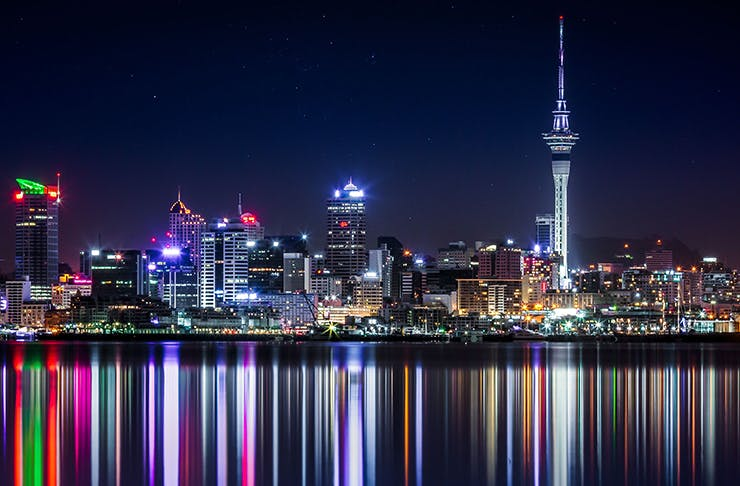
#> input picture 03. Histograms, transformations and Bitwise ops/img/night2.jpg, 740 x 486 px, found by its file name
$ jupyter execute --allow-errors Kernels_cv.ipynb   (shell and % lines are left out)
#> lines starting #> are read from the running program, lines starting #| are printed output that depends on the picture; after the words box and inside, x2 and y2 are one past the last pixel; in counts of white or black regions, pixels touching at a corner belong together
# Computer Vision Kernels

## Import Statements

[cell 1]
import cv2
import numpy as np
import matplotlib.pyplot as plt

## Blur

[cell 2]
# Load one or more images to practive with
image = r"C:\Users\oolus\OneDrive\Desktop\pic\water.jpg"
img = cv2.imread(image)
#> (the rest of this cell did not finish here and is left out)

[cell 3]
# Create a blur kernel with numpy of size (3,3)
IMG_kernel= np.ones((9,9),np.float32)/ 81

[Hint](# "All values should sum up to 1 with the highest value in the center of the kernel, all values are positive.")

#> (a cell that did not finish here is left out)

[cell 5]
# Repeat the operations but with kernels of size (5,5) and (7,7) what is the difference?

[cell 6]
# Create a new copy of the original image and apply a GaussianBlur

[Hint](# "cv2.GaussianBlur")

[cell 7]
# Experiment with cv2.blur

[cell 8]
# Experiment with cv2.medianBlur

[cell 9]
# Experiment with cv2.bilateralFilter

## Sharpening

[cell 10]
# Create a 3 by 3 sharpening kernel with
shap_kernel = np.ones((3,3), np.float32)* -1
shap_kernel[1,1] = 9
shap_kernel

[Hint](# "All values should sum up to 1 with the highest value in the center of the kernel.")

[cell 11]
# Create a copy of the imagre and apply the kernel to the image unsing cv2.filter2D and display the filtered image
Image = r"C:\Users\oolus\OneDrive\Documents\GitHub\comp_vision\03. Histograms, transformations and Bitwise ops\img\night2.jpg"
Image = cv2.imread(Image)
#> Image is the input picture: shape (486, 740, 3); mean B, G, R 72.7, 47.7, 48
image = cv2.cvtColor(Image, cv2.COLOR_BGR2RGB)
img= image.copy()
IMG_shape = cv2.filter2D(img, -1,shap_kernel)
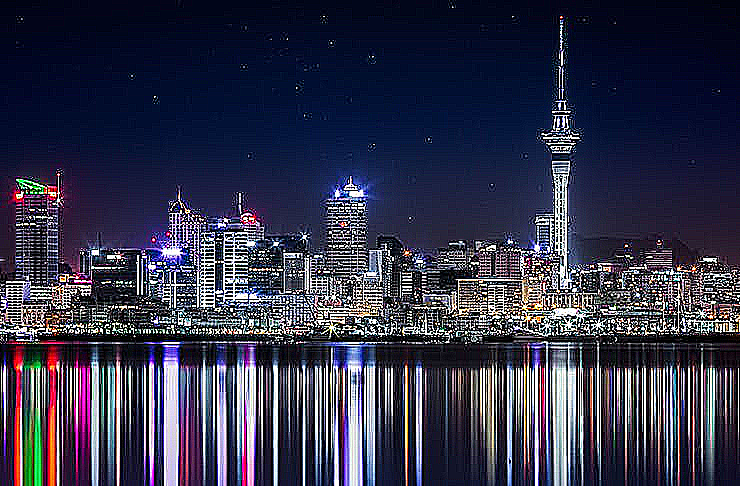
#> IMG_shape: shape (486, 740, 3); mean R, G, B 52.3, 52.9, 74.4

plt.imshow(IMG_shape)
plt.show()

## Edge detection

[cell 12]
# Create a 3 by 3 kernel with numpy to detect edges
edges = np.ones((3,3), np.float32)* -1
edges[1,1] = 8
edges

[Hint](# "All values should sum up to 0 with the highest value in the center of the kernel.")

[cell 13]
# Create a copy of the imagre and apply the kernel to the image unsing cv2.filter2D and display the filtered image
img= image.copy()
IMG_edge = cv2.filter2D(img, -1,edges)
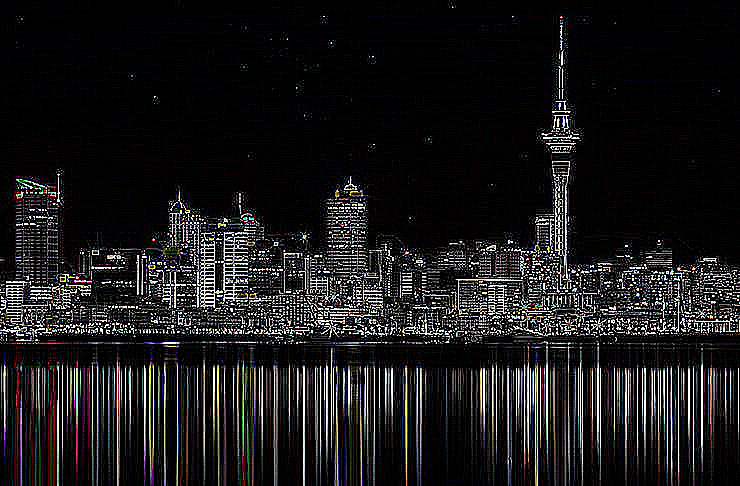
#> IMG_edge: shape (486, 740, 3); mean R, G, B 26.1, 25.7, 26.1

plt.imshow(IMG_edge)
plt.show()

[cell 14]
# Use cv2.Sobel to detect edges in the x orientation
image = cv2.cvtColor(Image, cv2.COLOR_BGR2GRAY)
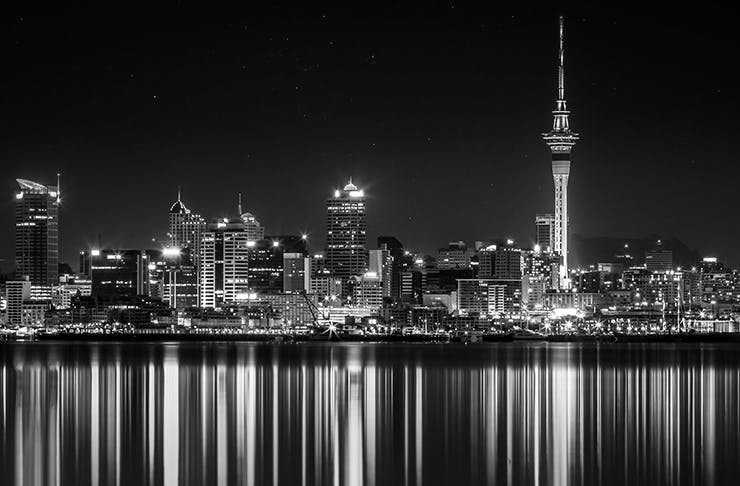
#> image: shape (486, 740); min 0, max 255, mean 50.6
img= image.copy()
Sobel_x = cv2.Sobel(img,-1,1,0,ksize=5)
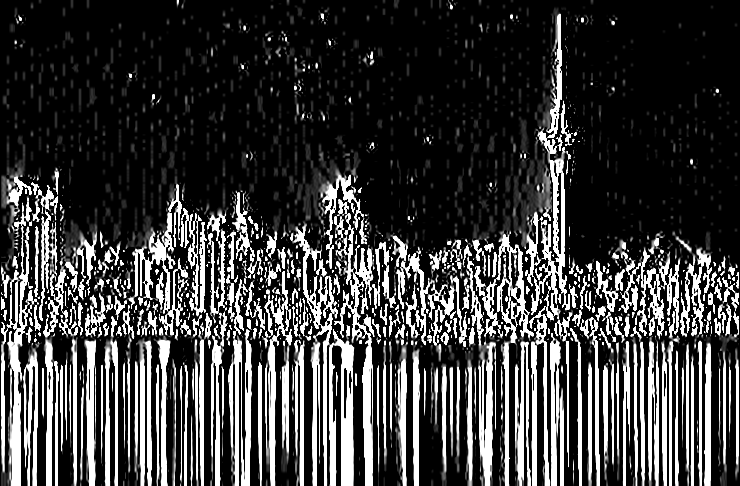
#> Sobel_x: shape (486, 740); min 0, max 255, mean 61

plt.imshow(Sobel_x, cmap= 'gray')
plt.show()

[cell 15]
# Use cv2.Sobel to detect edges in the y orientation
image = cv2.cvtColor(Image, cv2.COLOR_BGR2GRAY)
img= image.copy()
Sobel_y = cv2.Sobel(img,-1,0,1,ksize=5)
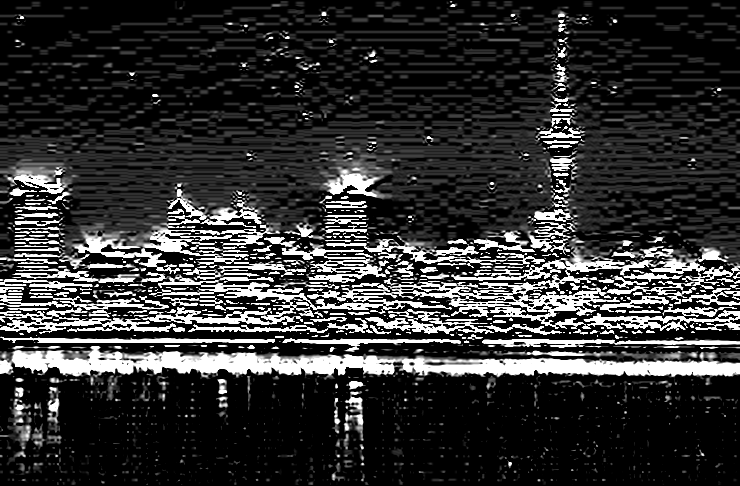
#> Sobel_y: shape (486, 740); min 0, max 255, mean 51.3

plt.imshow(Sobel_y, cmap= 'gray')
plt.show()

[cell 16]
# Use cv2.Sobel and try to detect edges in the x and y orientation
sobel = Sobel_x + Sobel_y
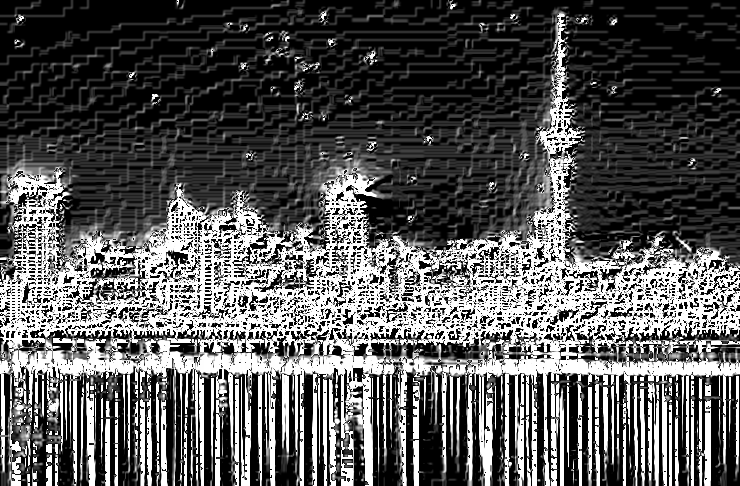
#> sobel: shape (486, 740); min 0, max 255, mean 87.9
plt.imshow(sobel, cmap= 'gray')
plt.show()

[cell 17]
# Use cv2.Canny to detect edges
img= image.copy()
edges = cv2.Canny(img,100,200)
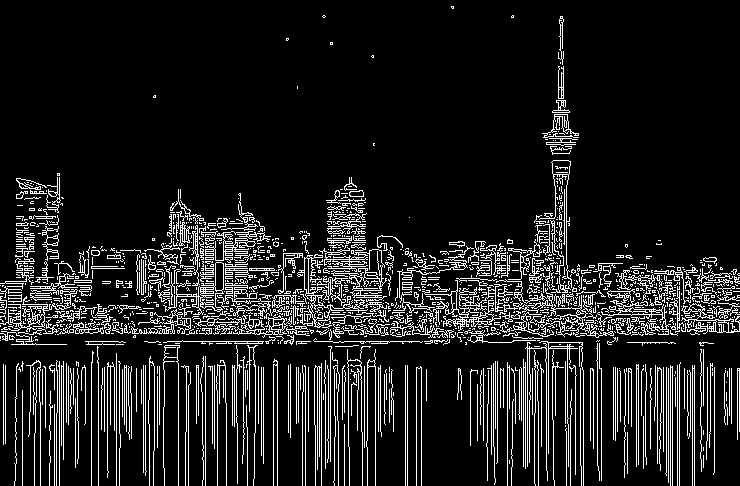
#> edges: shape (486, 740); 11.9% white in thin lines or dots
plt.imshow(edges, cmap= 'gray')
plt.show()

$ run again, with 03. Histograms, transformations and Bitwise ops/img/blue-flowers.jpg copied over 03. Histograms, transformations and Bitwise ops/img/night2.jpg
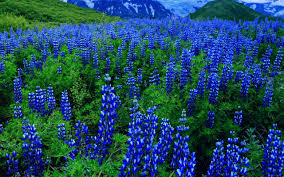
#> input picture 03. Histograms, transformations and Bitwise ops/img/blue-flowers.jpg, 284 x 177 px, found by its file name
#> Image is the input picture: shape (177, 284, 3); mean B, G, R 95.9, 74.3, 30.7
#> `edges = cv2.Canny(img,100,200)`:
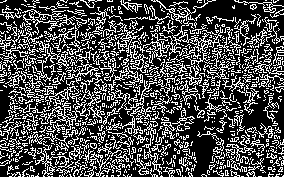
#> edges: shape (177, 284); 30.1% white in thin lines or dots
